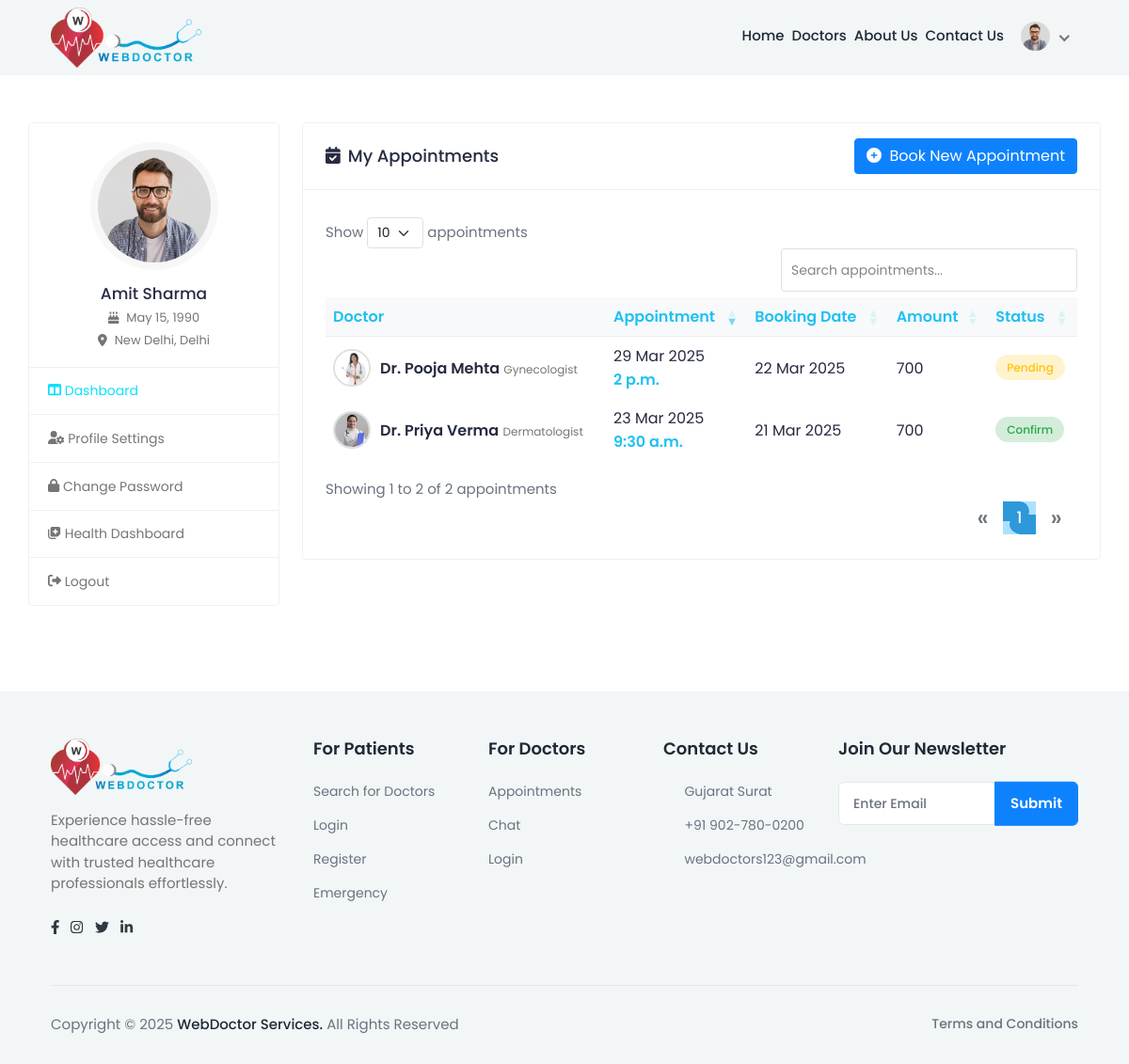
/patient_dashboard/ (signed in), run on the app's committed database.
### myapp/models.py (models this page shows, shortened)
class patientRegister(models.Model):
      BLOOD_GROUP_CHOICES = [
        ('A+', 'A+'), ('A-', 'A-'), ('B+', 'B+'), ('B-', 'B-'),
        ('O+', 'O+'), ('O-', 'O-'), ('AB+', 'AB+'), ('AB-', 'AB-')
      ]
      name = models.CharField(max_length=100)
      email = models.EmailField(unique=True)
      phno = models.BigIntegerField(unique=True)
      password = models.CharField(max_length=255)
      profile_img = models.ImageField(upload_to='profile_pics/', null=True, blank=True)
      dob=models.DateField(null=True)
      age = models.PositiveIntegerField(null=True)  # Age field
      weight = models.DecimalField(null=True,max_digits=5,decimal_places=2)#Weight field
      height = models.DecimalField(null=True,max_digits=5, decimal_places=2)
      address = models.TextField()  # Full address
      city = models.CharField(max_length=50)
      state = models.CharField(max_length=50)
      blood_group = models.CharField(max_length=3, choices=BLOOD_GROUP_CHOICES)  # Dropdown selection

class appointment(models.Model):
     STATUS_CHOICE=[('Pending', 'Pending'), ('Confirm', 'Confirm'), ('Cancelled', 'Cancelled')]
     doctor_id=models.ForeignKey(doctorRegister,on_delete=models.CASCADE)
     patient_id=models.ForeignKey(patientRegister,on_delete=models.CASCADE)
     appointment_date = models.DateField()
     appointment_time = models.TimeField()
     reason = models.TextField(null=True)
     symptoms = models.CharField(max_length=255, blank=True, null=True)
     status = models.CharField(max_length=20, choices=STATUS_CHOICE, default='Pending')
     reason = models.TextField(null=True)
     symptoms = models.CharField(max_length=255, blank=True, null=True)
     booking_date = models.DateField(default=now)
     meeting_link = models.URLField(blank=True, null=True)

class doctorRegister(models.Model):
    GENDER_CHOICES = [
        ('M', 'Male'),
        ('F', 'Female'),
        ('O', 'Other'),
    ]
    name = models.CharField(max_length=100)
    email = models.EmailField(unique=True)
    phno = models.BigIntegerField(unique=True)
    password = models.CharField(max_length=100)
    profile_img = models.ImageField(upload_to='profile_pics/', null=True, blank=True)
    qualification = models.CharField(max_length=100,blank=True, null=True)
    specialization = models.CharField(max_length=100,blank=True, null=True)
    experience = models.IntegerField(blank=True, null=True)
    address = models.TextField(blank=True, null=True)
    city = models.CharField(max_length=50,blank=True, null=True)
    state = models.CharField(max_length=50,blank=True, null=True)
    clinic_name = models.CharField(max_length=255)
    clinic_address = models.TextField()
    gender = models.CharField(max_length=5, choices=GENDER_CHOICES)
    mci_no = models.CharField(max_length=10,blank=True, null=True)
    fee = models.BigIntegerField(null=True)
    about_me=models.TextField(null=True)
    is_approved = models.BooleanField(default=False)
    is_rejected = models.BooleanField(default=False)
    is_available = models.BooleanField(default=False)  # Doctor is available for emergency

### myapp/views.py (the view)
# urls.py: path('patient_dashboard/', views.patient_dashboard, name='patient_dashboard'),
def patient_dashboard(request):
    patient_id = request.session.get('patient_id')  # Get user ID from session
    if not patient_id:
        return redirect("login")  # Redirect to login if session is empty
    try:
        patient = patientRegister.objects.get(id=patient_id)  # Fetch patient data
        print("Patient Found:", patient.name)  # Debugging
    except patientRegister.DoesNotExist:
        return redirect("login")
    patient = get_object_or_404(patientRegister, id=patient_id)  # ✅ Fetch the patient
    appointment_data_list = appointment.objects.filter(patient_id=patient).select_related('doctor_id')
    return render(request, "patient-dashboard.html",{"patient": patient,"appointment_data_list":appointment_data_list})

### myapp/templates/patient-dashboard.html (shortened to what this page needs)
{% load static %}
<html lang="en" style="transform: none" class="fontawesome-i2svg-active fontawesome-i2svg-complete">
<head>
  <link rel="stylesheet" href="https://cdnjs.cloudflare.com/ajax/libs/font-awesome/6.4.0/css/all.min.css"/>
  <link rel="stylesheet" href="{% static 'assets/css/bootstrap.min.css' %}" />
  <link rel="stylesheet" href="https://cdn.datatables.net/1.13.4/css/dataTables.bootstrap5.min.css" />
  <link rel="stylesheet" href="https://cdn.datatables.net/responsive/2.4.1/css/responsive.bootstrap5.min.css" />
  <link rel="stylesheet" href="{% static 'assets/plugins/fontawesome/css/fontawesome.min.css' %}" />
  <link rel="stylesheet" href="{% static 'assets/plugins/fontawesome/css/all.min.css' %}" />
  <link rel="stylesheet" href="{% static 'assets/css/feather.css' %}" />
  <link rel="stylesheet" href="https://cdnjs.cloudflare.com/ajax/libs/jquery-confirm/3.3.2/jquery-confirm.min.css" />
  <link rel="stylesheet" href="{% static 'assets/css/custom.css' %}" />
</head>
<body style="transform: none">
  {% block content %}
  <div class="main-wrapper" style="transform: none">
    <header class="header header-fixed header-one header-space">
      <div class="container">
        <nav class="navbar navbar-expand-lg header-nav">
          <div class="navbar-header">
            <a href="{% url 'index' %}" class="navbar-brand logo">
              <img src="{% static 'assets/img/logo.png' %}" class="img-fluid" alt="Logo">
            </a>
          </div>
          <div class="main-menu-wrapper">
            <ul class="main-nav">
              <li>
                <a href="{% url 'index' %}">Home</a>
              </li>
              <li>
                <a href="{% url 'doctor_list' %}">Doctors</a>
              </li>
              <li>
                <a href="{% url 'about_us' %}">About Us</a>
              </li>
              <li>
                <a href="{% url 'contact_us' %}">Contact Us</a>
              </li>
              <ul class="nav header-navbar-rht" style="padding-top: 20px;">
                <li class="nav-item dropdown has-arrow logged-item">
                  <a href="#" class="dropdown-toggle nav-link" data-bs-toggle="dropdown" aria-expanded="false">
                    <span class="user-img">
                      {% if patient.profile_img %}
                      <img class="rounded-circle" src="{{ patient.profile_img.url }}" width="31" alt="profile" />
                      {% else %}
                      <img class="rounded-circle" src="/static/assets/img/default_profile.png" width="31"
                        alt="default profile" />
                      {% endif %}
                    </span>
                  </a>
                </li>
              </ul>
            </ul>
          </div>
        </nav>
      </div>
    </header>
    <div class="content" style="transform: none; min-height: 385.906px">
      <div class="container-fluid" style="transform: none; padding-top: 50px">
        <div class="row" style="transform: none">
          <div class="col-md-5 col-lg-4 col-xl-3 theiaStickySidebar" style="
                position: relative;
                overflow: visible;
                box-sizing: border-box;
                min-height: 1px;
              ">
            <div class="theiaStickySidebar" style="
                  padding-top: 0px;
                  padding-bottom: 1px;
                  position: static;
                  transform: none;
                ">
              <div class="profile-sidebar">
                <div class="widget-profile pro-widget-content">
                  <div class="profile-info-widget">
                    <a href="#" class="booking-doc-img">
                      {% if patient.profile_img %}
                      <img class="rounded-circle" src="{{ patient.profile_img.url }}" width="31" alt="profile" />
                      {% else %}
                      <img class="rounded-circle" src="/static/assets/img/default_profile.png" width="31"
                        alt="default profile" />
                      {% endif %}
                    </a>
                    <div class="profile-det-info">
                      <h3>{{ patient.name }}</h3>
                      <div class="patient-details">
                        <h5>
                          <i class="fas fa-birthday-cake me-2"></i>{{ patient.dob }}
                        </h5>
                        <h5 class="mb-0">
                          <i class="fas fa-map-marker-alt me-2"></i>{{ patient.city }}, {{ patient.state }}
                        </h5>
                      </div>
                    </div>
                  </div>
                </div>
                <div class="dashboard-widget">
                  <nav class="dashboard-menu">
                    <ul>
                      <li class="active">
                        <a href="{% url 'patient_dashboard' %}">
                          <i class="fas fa-columns"></i>
                          <span>Dashboard</span>
                        </a>
                      </li>
                      <li>
                        <a href="{% url 'patient_profile_settings' %}">
                          <i class="fas fa-user-cog"></i>
                          <span>Profile Settings</span>
                        </a>
                      </li>
                      <li>
                        <a href="{% url 'patient_change_password' %}">
                          <i class="fas fa-lock"></i>
                          <span>Change Password</span>
                        </a>
                      </li>
                      <li>
                        <a href="{% url 'health_dashboard' %}">
                          <i class="fas fa-notes-medical"></i>
                          <span>Health Dashboard</span>
                        </a>
                      </li>
                      <li>
                        <a href="{% url 'logout' %}">
                          <i class="fas fa-sign-out-alt"></i>
                          <span>Logout</span>
                        </a>
                      </li>
                    </ul>
                  </nav>
                </div>
              </div>
            </div>
          </div>
          <div class="col-md-7 col-lg-8 col-xl-9">
            <div class="card">
              <div class="card-header d-flex justify-content-between align-items-center">
                <h4><i class="fas fa-calendar-check me-2"></i>My Appointments</h4>
                <div>
                  <a href="{% url 'doctor_list' %}" class="btn prime-btn btn-primary">
                    <i class="fas fa-plus-circle me-1"></i> Book New Appointment
                  </a>
                </div>
              </div>
              <div class="card-body">
                <div class="table-responsive">
                  <table class="table table-hover table-center mb-0 appointment-table" id="appointmentTable">
                    <thead class="h-100">
                      <tr>
                        <th>Doctor</th>
                        <th>Appointment</th>
                        <th>Booking Date</th>
                        <th>Amount</th>
                        <th>Status</th>
                      </tr>
                    </thead>
                    <tbody>
                      {% for appointment in appointment_data_list %}
                      <tr>
                        <td>
                          <div class="doctor-info">
                            {% if appointment.doctor_id.profile_img %}
                            <img src="{{ appointment.doctor_id.profile_img.url }}" alt="Doctor">
                            {% else %}
                            <img src="/static/assets/img/default_profile.png" alt="Doctor">
                            {% endif %}
                            <div>
                              <h2 class="doctor-name">Dr. {{ appointment.doctor_id.name }}</h2>
                              <span class="doctor-specialty">{{ appointment.doctor_id.specialization }}</span>
                            </div>
                          </div>
                        </td>
                        <td>
                          <div>
                            <span class="d-block">{{appointment.appointment_date|date:"d M Y"}}</span>
                            <span class="appointment-time">{{appointment.appointment_time}}</span>
                          </div>
                        </td>
                        <td>{{appointment.booking_date|date:"d M Y"}}</td>
                        <td>{{appointment.doctor_id.fee}}</td>
                        <td>
                          {% if appointment.status == 'Confirm' %}
                          <span class="appointment-status status-confirmed">{{appointment.status}}</span>
                          {% elif appointment.status == 'Pending' %}
                          <span class="appointment-status status-pending">{{appointment.status}}</span>
                          {% elif appointment.status == 'Cancelled' %}
                          <span class="appointment-status status-cancelled">{{appointment.status}}</span>
                          {% else %}
                          <span class="appointment-status">{{appointment.status}}</span>
                          {% endif %}
                        </td>
                      </tr>
                      {% endfor %}
                    </tbody>
                  </table>
                </div>
              </div>
            </div>
          </div>
        </div>
      </div>
    </div>
    {% include "footer.html" %}
    {% endblock %}
</body>
</html>

### myapp/templates/patient-dashboard.html (style rules this page uses)
.appointment-table thead th { background-color: #f8f9fa; color: #20c0f3; font-weight: 600; border-bottom: 2px solid #e0e0e0; }
.appointment-status { padding: 5px 12px; border-radius: 20px; font-size: 12px; font-weight: 500; }
.status-confirmed { background-color: #d4edda; color: #28a745; }
.status-pending { background-color: #fff3cd; color: #ffc107; }
.doctor-info { display: flex; align-items: center; }
.doctor-info img { width: 40px; height: 40px; border-radius: 50%; margin-right: 10px; object-fit: cover; border: 2px solid #e0e0e0; }
.doctor-info .doctor-name { font-weight: 600; margin-bottom: 2px; color: #272b41; }
.doctor-info .doctor-specialty { font-size: 12px; color: #757575; }
.appointment-time { font-weight: 600; color: #20c0f3; }
.card-header { background-color: white; border-bottom: 1px solid #e0e0e0; padding: 15px 20px; }
.card-header h4 { margin-bottom: 0; color: #272b41; }
.theiaStickySidebar:after { content: ""; display: table; clear: both; }

### data on the page
patientRegister: profile_img (picture), name "Amit Sharma", dob "May 15, 1990", city "New Delhi", state "Delhi"
appointment: doctor_id.profile_img (picture), doctor_id.name "Priya Verma", doctor_id.specialization "Dermatologist", appointment_date "23 Mar 2025", appointment_time "9:30 a.m.", booking_date "21 Mar 2025", doctor_id.fee "700", status "Confirm"
appointment: doctor_id.profile_img (picture), doctor_id.name "Pooja Mehta", doctor_id.specialization "Gynecologist", appointment_date "29 Mar 2025", appointment_time "2 p.m.", booking_date "22 Mar 2025", doctor_id.fee "700", status "Pending"
